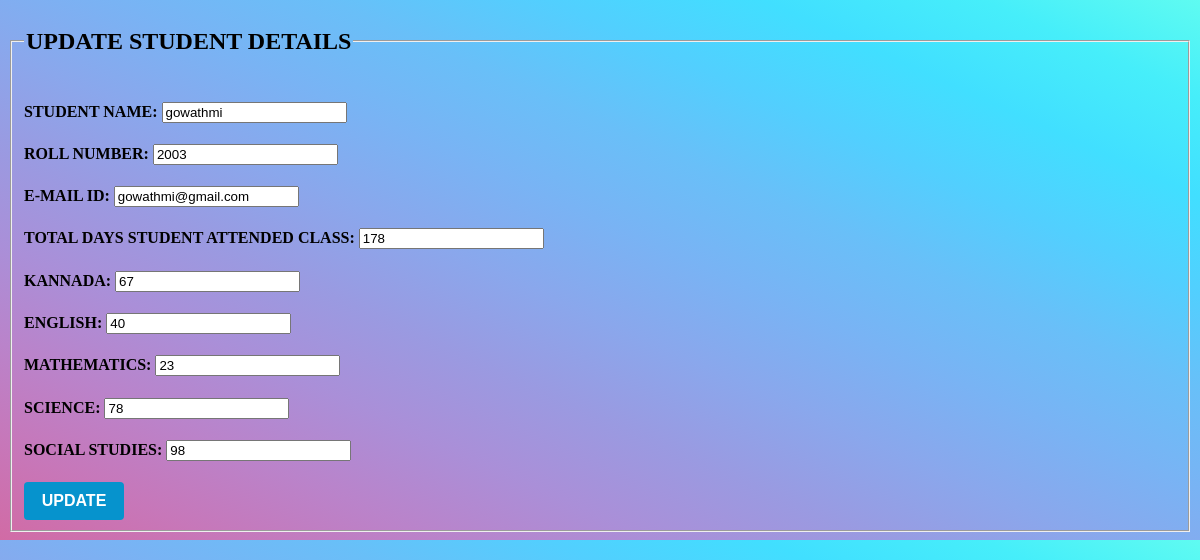
The page /updateData/2003 on the database its author committed.
### authen/models.py (models this page shows)
class Childens(models.Model):
    name =models.CharField(max_length=20,default="")
    rollnumber =models.IntegerField(primary_key=True,default="")
    email=models.EmailField(default="")
    atten=models.IntegerField(default="")
    kannada = models.IntegerField(default="")
    english = models.IntegerField(default="")
    maths = models.IntegerField(default="")
    science = models.IntegerField(default="")
    social = models.IntegerField(default="")
    total = models.IntegerField(default="")

### authen/views.py (the view, shortened to what this page needs)
# urls.py: path('updateData/<int:rollnumber>', views.updateData, name='updateData'),
def updateData(request,rollnumber):
    mydata=Childens.objects.get(rollnumber=rollnumber)
    return render(request, 'authen/update.html',{'data':mydata})

### authen/templates/authen/update.html (shortened to what this page needs)
<!DOCTYPE html>
<html lang="en">
<head>
       {% load static %}
    <link rel="stylesheet" href="{% static 'update.css' %}">
</head>
<body>
<fieldset>
    <legend><h2>UPDATE STUDENT DETAILS</h2></legend>
<form action="/updateData/{{data.rollnumber}}" method="POST">
    <h4>STUDENT NAME: <input type="text" name="name" value="{{data.name}}"> </h4>
    <h4>ROLL NUMBER: <input type="number" name="rollnumber" value="{{data.rollnumber}}"> </h4>
     <h4>E-MAIL ID: <input type="email" name="email" value="{{data.email}}"></h4>
    <h4>TOTAL DAYS STUDENT ATTENDED CLASS: <input type="number" value="{{data.atten}}" name="atten"></h4>
     <h4>KANNADA: <input type="number" name="kannada" placeholder="Max Marks 100" value="{{data.kannada}}"></h4>
    <h4>ENGLISH: <input type="number" name="english" placeholder="Max Marks 100" value="{{data.english}}"></h4>
        <h4>MATHEMATICS: <input type="number" name="maths" placeholder="Max Marks 100" value="{{data.maths}}"></h4>
        <h4>SCIENCE: <input type="number" name="science" placeholder="Max Marks 100" value="{{data.science}}"></h4>
        <h4>SOCIAL STUDIES: <input type="number" name="social" placeholder="Max Marks 100" value="{{data.social}}"></h4>
    <button type="submit">UPDATE</button>
</form>
</fieldset>
</body>
</html>

### authen/static/update.css (style rules this page uses)
body { background-image: linear-gradient(to right top, #d16ba5, #c777b9, #ba83ca, #aa8fd8, #9a9ae1, #8aa7ec, #79b3f4, #69bff8, #52cffe, #41dfff, #46eefa, #5ffbf1); }
button { background-color: #0693cd; border: 0; border-radius: 4px; cursor: pointer; color: #fff; font-size:16px; font-weight: bold; line-height: 1.4; padding: 8px; width: 100px }

### rows shown on the page
Childens: name "gowathmi", rollnumber "2003", email "gowathmi@gmail.com", atten "178", kannada "67", english "40", maths "23", science "78", social "98"
